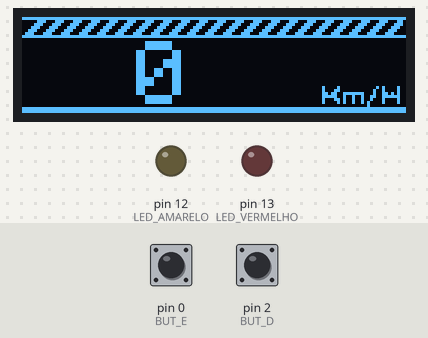
Simulated run of this sketch. Board: Arduino Uno, built with avr-gcc and run on an emulated ATmega328P. Parts: 128×32 one-colour display, output pins drawn as LEDs (lit = HIGH). Dashed ring = blinking. The inputs (shaded band) are chosen by the test bench; at power-on: pin 2 (BUT_D) HIGH, pin 0 (BUT_E) HIGH.

Above: at 1.2 s.
1.3 s: pin 2 (BUT_D) pulled LOW for 1 s
At 2.17 s:
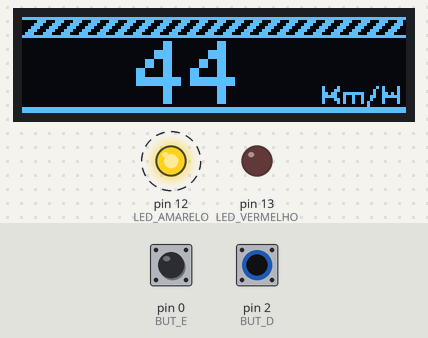
4.2 s: pin 0 (BUT_E) pulled LOW for 0.15 s
At 4.7 s:
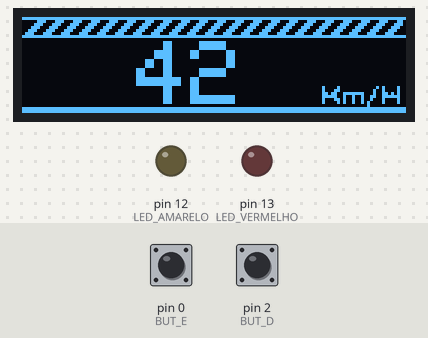
5.8 s: pin 0 (BUT_E) pulled LOW for 1 s
At 7.6 s:
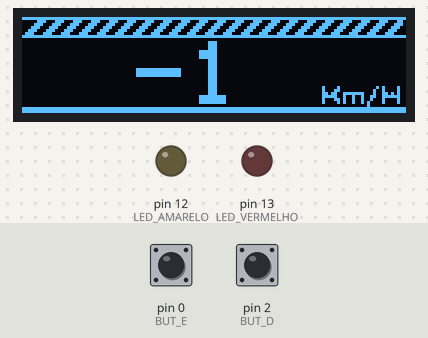
8.3 s: pin 2 (BUT_D) pulled LOW for 1 s
At 9.38 s:
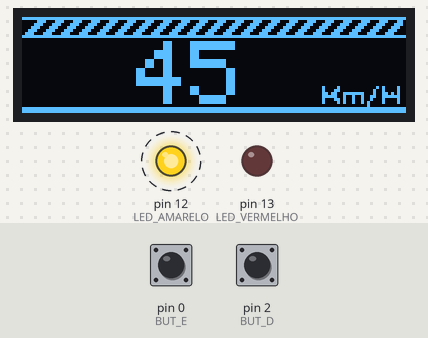
Timing chart, 0 to 11.8 s (numbered marks = the images above; inputs shaded):
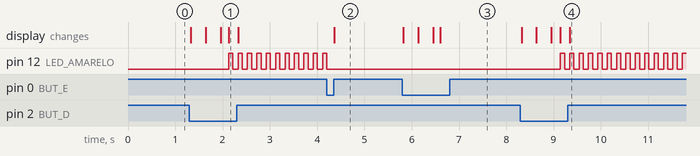

Measured:
- after the input at 1.3 s, pin 12 (LED_AMARELO): alternates HIGH for 0.09 s and LOW for 0.11 s, starting after 0.83 s; the display: first changes at once (image 1 shows a later state)
- after the input at 4.2 s, pin 12 (LED_AMARELO): goes on until 4.2 s, then stays LOW; the display: changes after 0.16 s (image 2)
- after the input at 5.8 s, the display: first changes at once (image 3 shows a later state)
- after the input at 8.3 s, pin 12 (LED_AMARELO): alternates HIGH for 0.09 s and LOW for 0.11 s, starting after 0.84 s; the display: first changes at once (image 4 shows a later state)

The sketch:

Velocimetro.ino
```cpp
#include <Wire.h>
#include <Adafruit_GFX.h>
#include <Adafruit_SSD1306.h>

//Delcaração dos componentes
const int LED_VERDE = 14;      //Porta: D5
const int LED_AMARELO = 12;    //Porta: D6
const int LED_VERMELHO = 13;   //Porta: D7

const int BUT_E = 0;           //Porta: D3
const int BUT_D = 2;           //Porta: D4

int BUT_E_ESTADO = 0;          //Variaveis responsaveis pra saber_
int BUT_D_ESTADO = 0;          //se o botão está acionado ou não

// Constante de declaração do display
Adafruit_SSD1306 display(128, 32, &Wire, -1);
// 'bottom', 128x8px
const unsigned char epd_bitmap_bottom [] PROGMEM = {
	0x00, 0x00, 0x00, 0x00, 0x00, 0x00, 0x00, 0x00, 0x00, 0x00, 0x00, 0x00, 0x00, 0x00, 0x00, 0x00,
	0xff, 0xff, 0xff, 0xff, 0xff, 0xff, 0xff, 0xff, 0xff, 0xff, 0xff, 0xff, 0xff, 0xff, 0xff, 0xff,
	0xff, 0xff, 0xff, 0xff, 0xff, 0xff, 0xff, 0xff, 0xff, 0xff, 0xff, 0xff, 0xff, 0xff, 0xff, 0xff,
	0x00, 0x00, 0x00, 0x00, 0x00, 0x00, 0x00, 0x00, 0x00, 0x00, 0x00, 0x00, 0x00, 0x00, 0x00, 0x00,
	0x00, 0x00, 0x00, 0x00, 0x00, 0x00, 0x00, 0x00, 0x00, 0x00, 0x00, 0x00, 0x00, 0x00, 0x00, 0x00,
	0x00, 0x00, 0x00, 0x00, 0x00, 0x00, 0x00, 0x00, 0x00, 0x00, 0x00, 0x00, 0x00, 0x00, 0x00, 0x00,
	0x00, 0x00, 0x00, 0x00, 0x00, 0x00, 0x00, 0x00, 0x00, 0x00, 0x00, 0x00, 0x00, 0x00, 0x00, 0x00,
	0x00, 0x00, 0x00, 0x00, 0x00, 0x00, 0x00, 0x00, 0x00, 0x00, 0x00, 0x00, 0x00, 0x00, 0x00, 0x00
};
// 'listras', 128x8px
const unsigned char epd_bitmap_listras [] PROGMEM = {
	0x07, 0x1c, 0x71, 0xc7, 0x1c, 0x71, 0xc7, 0x1c, 0x71, 0xc7, 0x1c, 0x71, 0xc7, 0x1c, 0x71, 0xc6,
	0x0e, 0x38, 0xe3, 0x8e, 0x38, 0xe3, 0x8e, 0x38, 0xe3, 0x8e, 0x38, 0xe3, 0x8e, 0x38, 0xe3, 0x8e,
	0x1c, 0x71, 0xc7, 0x1c, 0x71, 0xc7, 0x1c, 0x71, 0xc7, 0x1c, 0x71, 0xc7, 0x1c, 0x71, 0xc7, 0x1c,
	0x38, 0xe3, 0x8e, 0x38, 0xe3, 0x8e, 0x38, 0xe3, 0x8e, 0x38, 0xe3, 0x8e, 0x38, 0xe3, 0x8e, 0x38,
	0x71, 0xc7, 0x1c, 0x71, 0xc7, 0x1c, 0x71, 0xc7, 0x1c, 0x71, 0xc7, 0x1c, 0x71, 0xc7, 0x1c, 0x70,
	0x00, 0x00, 0x00, 0x00, 0x00, 0x00, 0x00, 0x00, 0x00, 0x00, 0x00, 0x00, 0x00, 0x00, 0x00, 0x00,
	0x00, 0x00, 0x00, 0x00, 0x00, 0x00, 0x00, 0x00, 0x00, 0x00, 0x00, 0x00, 0x00, 0x00, 0x00, 0x00,
	0x00, 0x00, 0x00, 0x00, 0x00, 0x00, 0x00, 0x00, 0x00, 0x00, 0x00, 0x00, 0x00, 0x00, 0x00, 0x00
};
// 'top', 128x8px
const unsigned char epd_bitmap_top [] PROGMEM = {
	0xff, 0xff, 0xff, 0xff, 0xff, 0xff, 0xff, 0xff, 0xff, 0xff, 0xff, 0xff, 0xff, 0xff, 0xff, 0xff,
	0x00, 0x00, 0x00, 0x00, 0x00, 0x00, 0x00, 0x00, 0x00, 0x00, 0x00, 0x00, 0x00, 0x00, 0x00, 0x00,
	0x00, 0x00, 0x00, 0x00, 0x00, 0x00, 0x00, 0x00, 0x00, 0x00, 0x00, 0x00, 0x00, 0x00, 0x00, 0x00,
	0x00, 0x00, 0x00, 0x00, 0x00, 0x00, 0x00, 0x00, 0x00, 0x00, 0x00, 0x00, 0x00, 0x00, 0x00, 0x00,
	0x00, 0x00, 0x00, 0x00, 0x00, 0x00, 0x00, 0x00, 0x00, 0x00, 0x00, 0x00, 0x00, 0x00, 0x00, 0x00,
	0x00, 0x00, 0x00, 0x00, 0x00, 0x00, 0x00, 0x00, 0x00, 0x00, 0x00, 0x00, 0x00, 0x00, 0x00, 0x00,
	0xff, 0xff, 0xff, 0xff, 0xff, 0xff, 0xff, 0xff, 0xff, 0xff, 0xff, 0xff, 0xff, 0xff, 0xff, 0xff,
	0x00, 0x00, 0x00, 0x00, 0x00, 0x00, 0x00, 0x00, 0x00, 0x00, 0x00, 0x00, 0x00, 0x00, 0x00, 0x00
};
// 'H', 32x12px
const unsigned char epd_bitmap_H [] PROGMEM = {
	0x00, 0x00, 0x00, 0x00, 0x00, 0x00, 0x00, 0x00, 0x00, 0x00, 0x00, 0x00, 0x21, 0x00, 0x0a, 0x10,
	0x23, 0x00, 0x12, 0x10, 0x36, 0x7f, 0x13, 0x50, 0x3e, 0x49, 0x33, 0xf0, 0x23, 0x49, 0x22, 0x10,
	0x21, 0x49, 0x42, 0x10, 0x00, 0x00, 0x40, 0x00, 0x00, 0x00, 0x00, 0x00, 0x00, 0x00, 0x00, 0x00
};
// Variavel da velocidade
int velocidade = 0;

void setup() {
  //Roda uma vez//
  //pinMode(LED_VERDE, OUTPUT);
  pinMode(LED_AMARELO, OUTPUT);
  pinMode(LED_VERMELHO, OUTPUT);
  pinMode(BUT_E, INPUT);
  pinMode(BUT_D, INPUT);

  display.begin(SSD1306_SWITCHCAPVCC, 0X3C);
  display.clearDisplay();

}

void loop() {
    //Roda repetidamente//
    display.clearDisplay();

    // Plotando os bitmaps no display
    display.drawBitmap(0, 29, epd_bitmap_bottom, 128, 8, 1);
    display.drawBitmap(0, 1, epd_bitmap_listras, 128, 8, 1);
    display.drawBitmap(0, 0, epd_bitmap_top, 128, 8, 1);
    display.drawBitmap(98, 20, epd_bitmap_H, 32, 12, 1);

    // Configurações do texto 'velocidade'
    display.setCursor(38, 8);
    display.setTextColor(1);
    display.setTextSize(3);

    // Estado dos botões
    BUT_E_ESTADO = digitalRead(BUT_E);
    BUT_D_ESTADO = digitalRead(BUT_D);

      if (BUT_D_ESTADO == LOW && velocidade <= 120)  {
        velocidade = velocidade + 1;
      }
      if (BUT_E_ESTADO == LOW && velocidade >= 0) {
        velocidade = velocidade - 1;
      }

    while (velocidade >= 45 && velocidade < 80) {
       digitalWrite(LED_AMARELO, HIGH);
       delay(90);
       digitalWrite(LED_AMARELO, LOW);
       delay(90);
       break;
     }
     while (velocidade >= 80) {
       digitalWrite(LED_VERMELHO, HIGH);
       delay(90);
       digitalWrite(LED_VERMELHO, LOW);
       delay(90);
       break;
     }

    display.println(velocidade);
    display.display();

}
```
